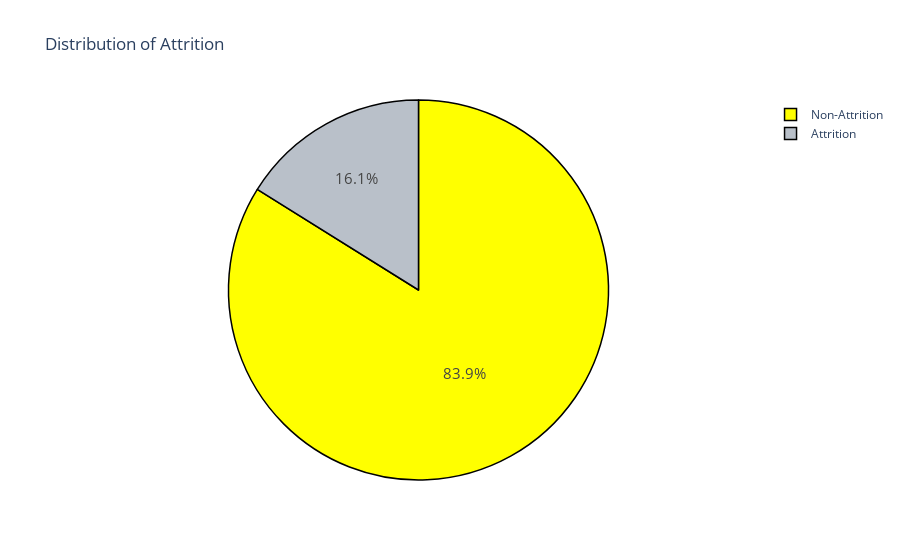

Write notebook code for a chart like this one.
### Code cell
import plotly.graph_objects as go

# Assuming 'hr_Attrition' is your DataFrame
# Replace 'hr_Attrition' with the actual name of your DataFrame
grp_Attrition = hr_Attrition[hr_Attrition['Attrition'] != 0]
grp_nonAttrition = hr_Attrition[hr_Attrition['Attrition'] == 0]

labels = ['Attrition', 'Non-Attrition']
values = [len(grp_Attrition), len(grp_nonAttrition)]

trace = go.Pie(labels=labels, values=values, 
               textfont=dict(size=15),
               marker=dict(colors=['#B9C0C9', 'yellow'], 
               line=dict(color='#000000', width=1.5)))
layout = dict(title='Distribution of Attrition')
fig = go.Figure(data=[trace], layout=layout)
fig.show()

### Figure 1 — Plotly figure (JSON) as saved in the notebook; plotly's stock layout.template omitted (floating-point values rounded to 4 significant figures)
{"data": [{"labels": ["Attrition", "Non-Attrition"], "marker": {"colors": ["#B9C0C9", "yellow"], "line": {"color": "#000000", "width": 1.5}}, "textfont": {"size": 15}, "type": "pie", "values": [237, 1233]}], "layout": {"title": {"text": "Distribution of Attrition"}}}
